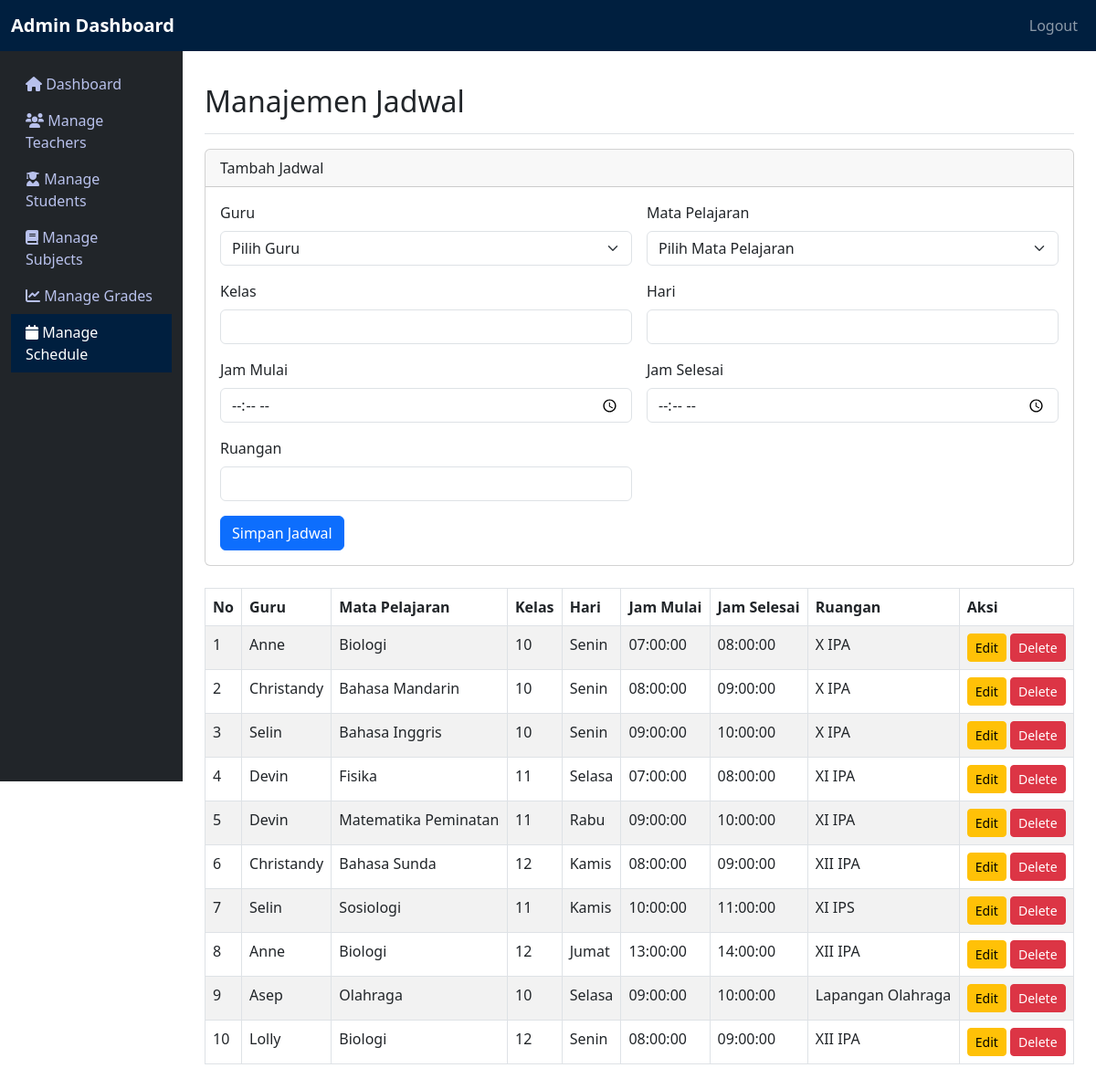
/admin/manage_schedule.php (signed in), run on an earlier commit of the app's database.
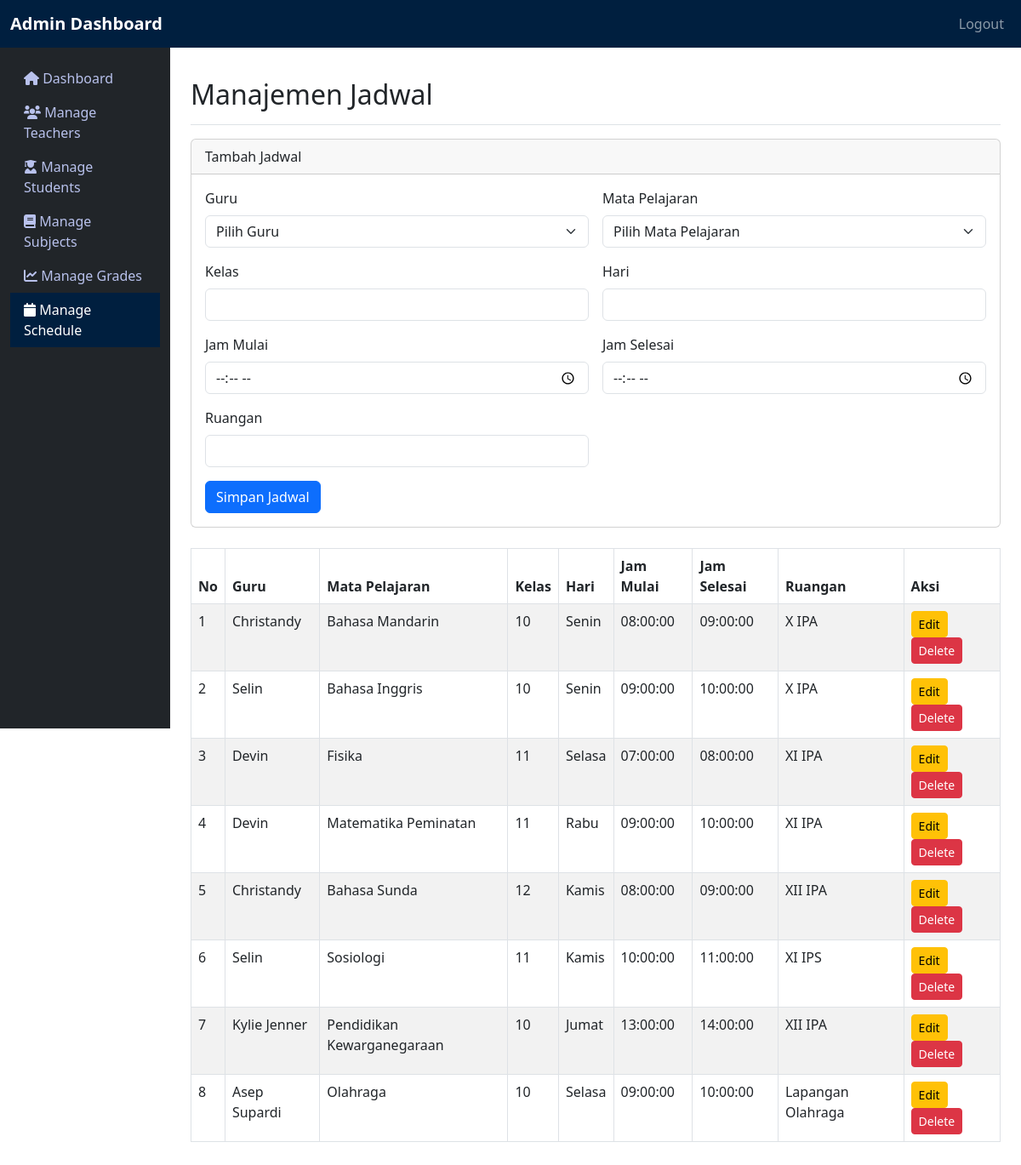
And on a later commit of the database.
### tables this page shows
CREATE TABLE `jadwal` (
  `id` int(11) NOT NULL,
  `id_mata_pelajaran` int(11) DEFAULT NULL,
  `id_guru` int(11) NOT NULL,
  `kelas` varchar(10) DEFAULT NULL,
  `hari` varchar(15) DEFAULT NULL,
  `jam_mulai` time NOT NULL,
  `jam_selesai` time NOT NULL,
  `ruangan` varchar(20) DEFAULT NULL,
  `periode_id` int(11) DEFAULT NULL
);

CREATE TABLE `guru` (
  `id` int(11) NOT NULL,
  `nama` varchar(100) NOT NULL,
  `role` enum('guru_biasa','guru_wali') DEFAULT 'guru_biasa',
  `telepon` varchar(15) DEFAULT NULL,
  `email` varchar(100) NOT NULL,
  `alamat` text DEFAULT NULL,
  `mata_pelajaran` varchar(100) DEFAULT NULL,
  `password` varchar(255) NOT NULL,
  `periode_id` int(11) DEFAULT NULL
);

CREATE TABLE `mata_pelajaran` (
  `id` int(11) NOT NULL,
  `nama` varchar(100) NOT NULL,
  `guru_pengajar` int(11) DEFAULT NULL,
  `periode_id` int(11) NOT NULL
);

### admin/manage_schedule.php (the view, shortened to what the changed rows need)
<?php
include '../includes/db.php';
?>
<!DOCTYPE html>
<html lang="id">
<head>
    <link rel="stylesheet" href="admin_style.css">
    <link href="https://cdn.jsdelivr.net/npm/bootstrap@5.3.0-alpha1/dist/css/bootstrap.min.css" rel="stylesheet">
    <link href="https://cdnjs.cloudflare.com/ajax/libs/font-awesome/6.0.0-beta3/css/all.min.css" rel="stylesheet">
</head>
<body>
    <div class="container-fluid">
        <div class="row">
            <main class="col-md-9 ms-sm-auto col-lg-10 px-md-4">
                <div class="d-flex justify-content-between flex-wrap flex-md-nowrap align-items-center pt-3 pb-2 mb-3 border-bottom">
                    <h1 class="h2">Manajemen Jadwal</h1>
                </div>
                <div class="table-responsive">
                    <table class="table table-striped table-bordered">
                        <thead>
                            <tr>
                                <th>No</th>
                                <th>Guru</th>
                                <th>Mata Pelajaran</th>
                                <th>Kelas</th>
                                <th>Hari</th>
                                <th>Jam Mulai</th>
                                <th>Jam Selesai</th>
                                <th>Ruangan</th>
                                <th>Aksi</th>
                            </tr>
                        </thead>
                        <tbody>
                            <?php
                            $stmt = $pdo->query("SELECT jadwal.*, guru.nama AS guru_nama, mata_pelajaran.nama AS mata_pelajaran_nama FROM jadwal JOIN guru ON jadwal.id_guru = guru.id JOIN mata_pelajaran ON jadwal.id_mata_pelajaran = mata_pelajaran.id");
                            $no = 1;
                            while ($row = $stmt->fetch(PDO::FETCH_ASSOC)): ?>
                                <tr>
                                    <td><?= $no++ ?></td>
                                    <td><?= $row['guru_nama'] ?></td>
                                    <td><?= $row['mata_pelajaran_nama'] ?></td>
                                    <td><?= $row['kelas'] ?></td>
                                    <td><?= $row['hari'] ?></td>
                                    <td><?= $row['jam_mulai'] ?></td>
                                    <td><?= $row['jam_selesai'] ?></td>
                                    <td><?= $row['ruangan'] ?></td>
                                    <td>
                                        <a href="manage_schedule.php?edit=<?= $row['id'] ?>" class="btn btn-warning btn-sm">Edit</a>
                                        <a href="manage_schedule.php?delete=<?= $row['id'] ?>" class="btn btn-danger btn-sm" onclick="return confirm('Are you sure?')">Delete</a>
                                    </td>
                                </tr>
                            <?php endwhile; ?>
                        </tbody>
                    </table>
                </div>
            </main>
        </div>
    </div>
</body>
</html>

What changed in the data, as far as the page shows it:
removed jadwal: id_guru.nama "Anne", id_mata_pelajaran.nama "Biologi", kelas "10", hari "Senin", jam_mulai "07:00:00", jam_selesai "08:00:00", ruangan "X IPA"
removed jadwal: id_guru.nama "Lolly", id_mata_pelajaran.nama "Biologi", kelas "12", hari "Senin", jam_mulai "08:00:00", jam_selesai "09:00:00", ruangan "XII IPA"
changed jadwal "Jumat": id_guru.nama "Anne" → "Kylie Jenner"; id_mata_pelajaran.nama "Biologi" → "Pendidikan Kewarganegaraan"; kelas "12" → "10"
changed through a linked row, jadwal "Lapangan Olahraga": id_guru.nama "Asep" → "Asep Supardi"
